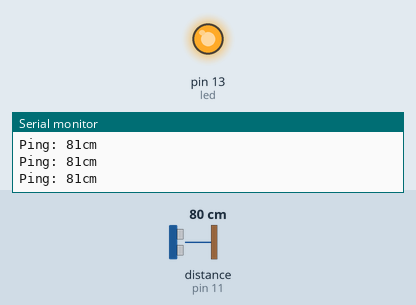
The sketch below on a simulated Arduino Uno, built with avr-gcc and run on an emulated ATmega328P. On the bench: output pins drawn as LEDs (lit = HIGH), the last lines printed to the serial monitor. The test bench sets the inputs (shaded band); at power-on: distance to the obstacle (sensor on pin 11) 80 cm. The echo pulse lasts 58.3 µs per cm.

Above: at 1.2 s.
1.3 s: distance to the obstacle (sensor on pin 11) set to 34 cm
2.8 s: distance to the obstacle (sensor on pin 11) set to 28 cm
At 3.5 s:
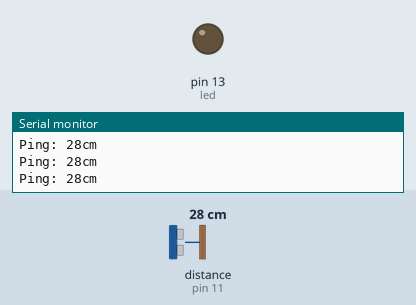
4.3 s: distance to the obstacle (sensor on pin 11) set to 35 cm
At 5.5 s:
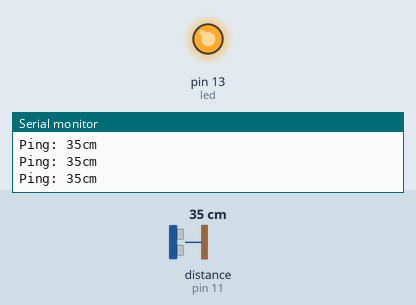
5.8 s: distance to the obstacle (sensor on pin 11) set to 2 cm
At 7.1 s:
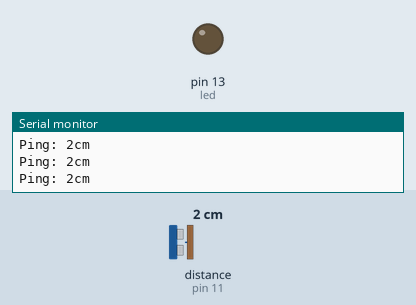
Timing chart, 0 to 8.3 s (numbered marks = the images above; inputs shaded):
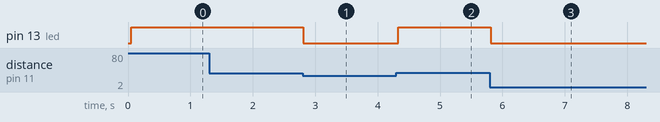

The sketch:

Distance_if_led.ino
```cpp
// ---------------------------------------------------------------------------
// Example NewPing library sketch that does a ping about 20 times per second.
// ---------------------------------------------------------------------------

#include <NewPing.h>

#define TRIGGER_PIN  12  // Arduino pin tied to trigger pin on the ultrasonic sensor.
#define ECHO_PIN     11  // Arduino pin tied to echo pin on the ultrasonic sensor.
#define MAX_DISTANCE 200 // Maximum distance we want to ping for (in centimeters). Maximum sensor distance is rated at 400-500cm.
int led = 13;

NewPing sonar(TRIGGER_PIN, ECHO_PIN, MAX_DISTANCE); // NewPing setup of pins and maximum distance.

void setup() {
  Serial.begin(115200); // Open serial monitor at 115200 baud to see ping results.
  pinMode (led, OUTPUT);
}

void loop() {
  delay(50);                     // Wait 50ms between pings (about 20 pings/sec). 29ms should be the shortest delay between pings.
  Serial.print("Ping: ");
  int distance = sonar.ping_cm();
  Serial.print(distance); // Send ping, get distance in cm and print result (0 = outside set distance range)
  Serial.println("cm");

  if(distance > 30){
    digitalWrite(led, HIGH);
  }
  else {
    digitalWrite(led, LOW);
  }
}
```

Measured:
- the behaviour switches between 31 and 30 cm on distance to the obstacle (sensor on pin 11) (found by bisection; images 0 and 1)
- after the input at 2.8 s, pin 13 (led): HIGH → LOW at once
- after the input at 4.3 s, pin 13 (led): LOW → HIGH at once
- after the input at 5.8 s, pin 13 (led): HIGH → LOW at once
